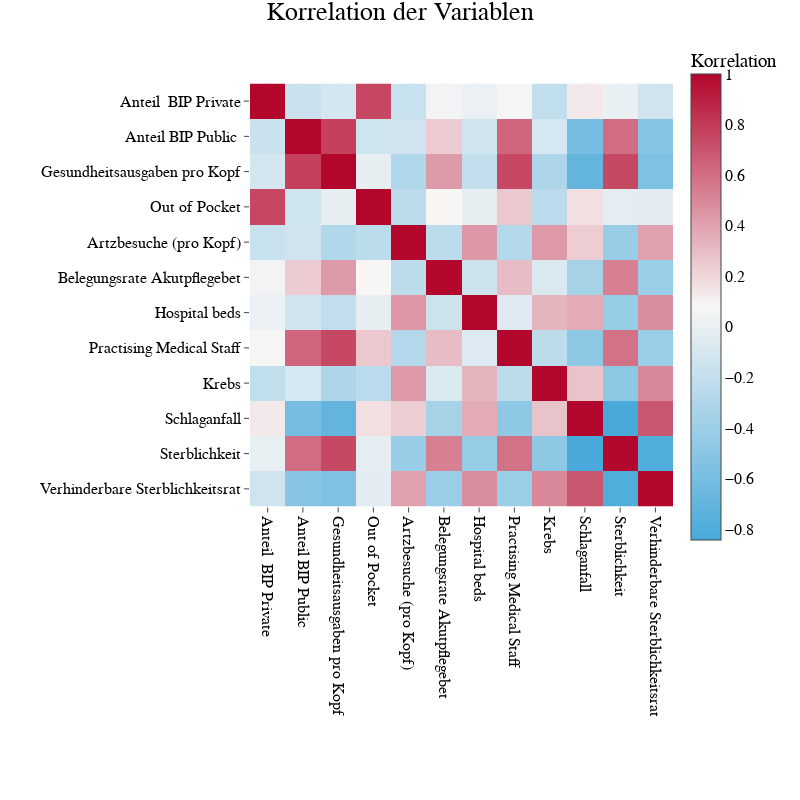

The notebook cell this image was saved under:
### Code cell
fig = px.imshow(
    corr_data.corr(), 
    title='Korrelation der Variablen', 
    labels=dict(x='Variable', y='Variable', color='Korrelation'), 
    color_continuous_scale=colorscale
)

fig.update_layout(
    margin=dict(t=40, b=250, l=250, r=100),
    width=800, height=800
)

# Remove axis labels and rotate x-axis tick labels
fig.update_xaxes(title_text="", tickangle=90)
fig.update_yaxes(title_text="")

fig.show()

### Figure 1 — Plotly figure (JSON) as saved in the notebook; plotly's stock layout.template omitted (floating-point values rounded to 4 significant figures; data arrays with more than 128 entries replaced by an {"elided": "..."} marker saying what was removed)
{"data": [{"coloraxis": "coloraxis", "hovertemplate": "Variable: %{x}<br>Variable: %{y}<br>Korrelation: %{z}<extra></extra>", "name": "0", "type": "heatmap", "x": ["Anteil  BIP Private", "Anteil BIP Public ", "Gesundheitsausgaben pro Kopf", "Out of Pocket", "Artzbesuche (pro Kopf)", "Belegungsrate Akutpflegebet", "Hospital beds", "Practising Medical Staff", "Krebs", "Schlaganfall", "Sterblichkeit", "Verhinderbare Sterblichkeitsrat"], "xaxis": "x", "y": ["Anteil  BIP Private", "Anteil BIP Public ", "Gesundheitsausgaben pro Kopf", "Out of Pocket", "Artzbesuche (pro Kopf)", "Belegungsrate Akutpflegebet", "Hospital beds", "Practising Medical Staff", "Krebs", "Schlaganfall", "Sterblichkeit", "Verhinderbare Sterblichkeitsrat"], "yaxis": "y", "z": {"elided": "12x12 float values"}}], "layout": {"coloraxis": {"colorbar": {"title": {"text": "Korrelation"}}, "colorscale": [[0, "rgb(72, 169, 218)"], [0.5, "rgb(248, 246, 245)"], [1, "rgb(179, 6, 44)"]]}, "height": 800, "margin": {"b": 250, "l": 250, "r": 100, "t": 40}, "title": {"text": "Korrelation der Variablen"}, "width": 800, "xaxis": {"anchor": "y", "constrain": "domain", "domain": [0, 1], "scaleanchor": "y", "tickangle": 90, "title": {"text": ""}}, "yaxis": {"anchor": "x", "autorange": "reversed", "constrain": "domain", "domain": [0, 1], "title": {"text": ""}}}}
